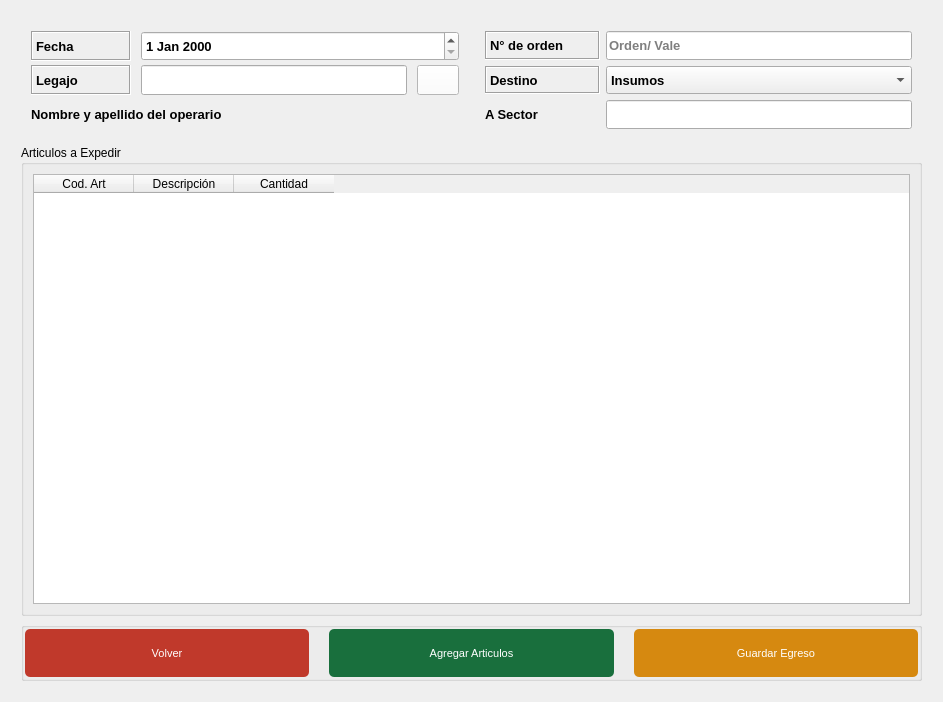
<?xml version="1.0" encoding="UTF-8"?>
<ui version="4.0">
 <class>Form</class>
 <widget class="QWidget" name="Form">
  <property name="geometry">
   <rect>
    <x>0</x>
    <y>0</y>
    <width>943</width>
    <height>702</height>
   </rect>
  </property>
  <property name="windowTitle">
   <string>Form</string>
  </property>
  <layout class="QGridLayout" name="gridLayout_3">
   <item row="0" column="0">
    <layout class="QGridLayout" name="gridLayout_2" rowstretch="20,80,10" columnstretch="10,10,0">
     <property name="leftMargin">
      <number>10</number>
     </property>
     <property name="topMargin">
      <number>10</number>
     </property>
     <property name="rightMargin">
      <number>10</number>
     </property>
     <property name="bottomMargin">
      <number>10</number>
     </property>
     <item row="0" column="0">
      <layout class="QGridLayout" name="gridLayout_6" columnstretch="30,80,0">
       <property name="leftMargin">
        <number>10</number>
       </property>
       <property name="topMargin">
        <number>10</number>
       </property>
       <property name="rightMargin">
        <number>10</number>
       </property>
       <property name="bottomMargin">
        <number>10</number>
       </property>
       <property name="horizontalSpacing">
        <number>10</number>
       </property>
       <property name="verticalSpacing">
        <number>4</number>
       </property>
       <item row="0" column="0">
        <widget class="QLabel" name="label_47">
         <property name="sizePolicy">
          <sizepolicy hsizetype="Expanding" vsizetype="Expanding">
           <horstretch>0</horstretch>
           <verstretch>0</verstretch>
          </sizepolicy>
         </property>
         <property name="font">
          <font>
           <family>System</family>
           <pointsize>10</pointsize>
           <weight>75</weight>
           <bold>true</bold>
          </font>
         </property>
         <property name="styleSheet">
          <string notr="true"/>
         </property>
         <property name="frameShape">
          <enum>QFrame::Box</enum>
         </property>
         <property name="frameShadow">
          <enum>QFrame::Sunken</enum>
         </property>
         <property name="text">
          <string>Fecha</string>
         </property>
        </widget>
       </item>
       <item row="1" column="0">
        <widget class="QLabel" name="label_52">
         <property name="sizePolicy">
          <sizepolicy hsizetype="Expanding" vsizetype="Expanding">
           <horstretch>0</horstretch>
           <verstretch>0</verstretch>
          </sizepolicy>
         </property>
         <property name="font">
          <font>
           <family>System</family>
           <pointsize>10</pointsize>
           <weight>75</weight>
           <bold>true</bold>
          </font>
         </property>
         <property name="styleSheet">
          <string notr="true"/>
         </property>
         <property name="frameShape">
          <enum>QFrame::Box</enum>
         </property>
         <property name="frameShadow">
          <enum>QFrame::Sunken</enum>
         </property>
         <property name="text">
          <string>Legajo</string>
         </property>
        </widget>
       </item>
       <item row="1" column="1">
        <widget class="QLineEdit" name="lineEdit_20">
         <property name="sizePolicy">
          <sizepolicy hsizetype="Expanding" vsizetype="Expanding">
           <horstretch>0</horstretch>
           <verstretch>0</verstretch>
          </sizepolicy>
         </property>
         <property name="font">
          <font>
           <family>System</family>
           <pointsize>10</pointsize>
           <weight>75</weight>
           <bold>true</bold>
          </font>
         </property>
         <property name="mouseTracking">
          <bool>false</bool>
         </property>
         <property name="frame">
          <bool>true</bool>
         </property>
        </widget>
       </item>
       <item row="1" column="2">
        <widget class="QPushButton" name="btn_buscar">
         <property name="sizePolicy">
          <sizepolicy hsizetype="Expanding" vsizetype="Expanding">
           <horstretch>0</horstretch>
           <verstretch>0</verstretch>
          </sizepolicy>
         </property>
         <property name="font">
          <font>
           <family>Ariall</family>
           <pointsize>-1</pointsize>
          </font>
         </property>
         <property name="styleSheet">
          <string notr="true">#btn_buscar{
	background-color:#FFFFFF ;
	color: #ffffff;
	font-family: 'Ariall';
	font-size: 14px;
	}
</string>
         </property>
         <property name="text">
          <string/>
         </property>
         <property name="icon">
          <iconset>
           <normaloff>../ico/search.png</normaloff>../ico/search.png</iconset>
         </property>
         <property name="iconSize">
          <size>
           <width>25</width>
           <height>25</height>
          </size>
         </property>
        </widget>
       </item>
       <item row="0" column="1" colspan="2">
        <widget class="QDateEdit" name="dateEdit_4">
         <property name="sizePolicy">
          <sizepolicy hsizetype="Minimum" vsizetype="Expanding">
           <horstretch>0</horstretch>
           <verstretch>0</verstretch>
          </sizepolicy>
         </property>
         <property name="font">
          <font>
           <family>System</family>
           <pointsize>10</pointsize>
           <weight>75</weight>
           <bold>true</bold>
          </font>
         </property>
        </widget>
       </item>
       <item row="2" column="0" colspan="3">
        <widget class="QLabel" name="label_53">
         <property name="sizePolicy">
          <sizepolicy hsizetype="Expanding" vsizetype="Expanding">
           <horstretch>0</horstretch>
           <verstretch>0</verstretch>
          </sizepolicy>
         </property>
         <property name="font">
          <font>
           <family>System</family>
           <pointsize>10</pointsize>
           <weight>75</weight>
           <bold>true</bold>
          </font>
         </property>
         <property name="styleSheet">
          <string notr="true"/>
         </property>
         <property name="text">
          <string>Nombre y apellido del operario</string>
         </property>
        </widget>
       </item>
      </layout>
     </item>
     <item row="1" column="0" colspan="3">
      <widget class="QGroupBox" name="groupBox_3">
       <property name="title">
        <string>Articulos a Expedir</string>
       </property>
       <layout class="QGridLayout" name="gridLayout_5">
        <item row="0" column="0">
         <widget class="QTableWidget" name="tableWidget_2">
          <property name="palette">
           <palette>
            <active>
             <colorrole role="Base">
              <brush brushstyle="SolidPattern">
               <color alpha="255">
                <red>255</red>
                <green>255</green>
                <blue>255</blue>
               </color>
              </brush>
             </colorrole>
            </active>
            <inactive>
             <colorrole role="Base">
              <brush brushstyle="SolidPattern">
               <color alpha="255">
                <red>255</red>
                <green>255</green>
                <blue>255</blue>
               </color>
              </brush>
             </colorrole>
            </inactive>
            <disabled>
             <colorrole role="Base">
              <brush brushstyle="SolidPattern">
               <color alpha="255">
                <red>171</red>
                <green>177</green>
                <blue>182</blue>
               </color>
              </brush>
             </colorrole>
            </disabled>
           </palette>
          </property>
          <column>
           <property name="text">
            <string>Cod. Art</string>
           </property>
          </column>
          <column>
           <property name="text">
            <string>Descripción</string>
           </property>
          </column>
          <column>
           <property name="text">
            <string>Cantidad</string>
           </property>
          </column>
         </widget>
        </item>
       </layout>
      </widget>
     </item>
     <item row="2" column="0" colspan="3">
      <widget class="QGroupBox" name="groupBox">
       <property name="title">
        <string/>
       </property>
       <layout class="QGridLayout" name="gridLayout">
        <property name="leftMargin">
         <number>1</number>
        </property>
        <property name="topMargin">
         <number>1</number>
        </property>
        <property name="rightMargin">
         <number>1</number>
        </property>
        <property name="bottomMargin">
         <number>1</number>
        </property>
        <property name="horizontalSpacing">
         <number>20</number>
        </property>
        <item row="0" column="0">
         <widget class="QPushButton" name="btn_volver">
          <property name="sizePolicy">
           <sizepolicy hsizetype="Expanding" vsizetype="Expanding">
            <horstretch>0</horstretch>
            <verstretch>0</verstretch>
           </sizepolicy>
          </property>
          <property name="styleSheet">
           <string notr="true">#btn_volver{
	background-color: #C0392B ;
	color: #ffffff;
	font-family: 'Ariall';
	font-size: 11px;
	border-radius: 5px;
	}

#btn_volver:hover{
	background-color: #DF013A;
	}</string>
          </property>
          <property name="text">
           <string>Volver</string>
          </property>
          <property name="icon">
           <iconset>
            <normaloff>../ico/home.ico</normaloff>../ico/home.ico</iconset>
          </property>
          <property name="iconSize">
           <size>
            <width>40</width>
            <height>40</height>
           </size>
          </property>
         </widget>
        </item>
        <item row="0" column="1">
         <widget class="QPushButton" name="btn_ingresar">
          <property name="sizePolicy">
           <sizepolicy hsizetype="Expanding" vsizetype="Expanding">
            <horstretch>0</horstretch>
            <verstretch>0</verstretch>
           </sizepolicy>
          </property>
          <property name="styleSheet">
           <string notr="true">#btn_ingresar{
	background-color: #196F3D;
	color: #ffffff;
	font-family: 'Ariall';
	font-size: 11px;
	border-radius: 5px;
	}

#btn_ingresar:hover{
	background-color: #04B431;
	}</string>
          </property>
          <property name="text">
           <string>Agregar Articulos</string>
          </property>
          <property name="icon">
           <iconset>
            <normaloff>../ico/insert_to_shopping_cart.ico</normaloff>../ico/insert_to_shopping_cart.ico</iconset>
          </property>
          <property name="iconSize">
           <size>
            <width>40</width>
            <height>40</height>
           </size>
          </property>
         </widget>
        </item>
        <item row="0" column="2">
         <widget class="QPushButton" name="btn_guardar">
          <property name="sizePolicy">
           <sizepolicy hsizetype="Expanding" vsizetype="Expanding">
            <horstretch>0</horstretch>
            <verstretch>0</verstretch>
           </sizepolicy>
          </property>
          <property name="styleSheet">
           <string notr="true">#btn_guardar{
	background-color: #D68910  ;
	color: #ffffff;
	font-family: 'Ariall';
	font-size: 11px;
	border-radius: 5px;
	}

#btn_guardar:hover{
	background-color: #F1C40F ;
	}</string>
          </property>
          <property name="text">
           <string>Guardar Egreso</string>
          </property>
          <property name="icon">
           <iconset>
            <normaloff>../ico/save.ico</normaloff>../ico/save.ico</iconset>
          </property>
          <property name="iconSize">
           <size>
            <width>40</width>
            <height>40</height>
           </size>
          </property>
         </widget>
        </item>
       </layout>
      </widget>
     </item>
     <item row="0" column="1" colspan="2">
      <layout class="QGridLayout" name="gridLayout_4" columnstretch="30,80">
       <property name="leftMargin">
        <number>10</number>
       </property>
       <property name="topMargin">
        <number>10</number>
       </property>
       <property name="rightMargin">
        <number>10</number>
       </property>
       <property name="bottomMargin">
        <number>10</number>
       </property>
       <item row="0" column="0">
        <widget class="QLabel" name="label_95">
         <property name="sizePolicy">
          <sizepolicy hsizetype="Expanding" vsizetype="Expanding">
           <horstretch>0</horstretch>
           <verstretch>0</verstretch>
          </sizepolicy>
         </property>
         <property name="font">
          <font>
           <family>System</family>
           <pointsize>10</pointsize>
           <weight>75</weight>
           <bold>true</bold>
          </font>
         </property>
         <property name="frameShape">
          <enum>QFrame::Box</enum>
         </property>
         <property name="frameShadow">
          <enum>QFrame::Sunken</enum>
         </property>
         <property name="text">
          <string>N° de orden</string>
         </property>
        </widget>
       </item>
       <item row="0" column="1">
        <widget class="QLineEdit" name="lineEdit_38">
         <property name="sizePolicy">
          <sizepolicy hsizetype="Expanding" vsizetype="Expanding">
           <horstretch>0</horstretch>
           <verstretch>0</verstretch>
          </sizepolicy>
         </property>
         <property name="font">
          <font>
           <family>System</family>
           <pointsize>10</pointsize>
           <weight>75</weight>
           <bold>true</bold>
          </font>
         </property>
         <property name="mouseTracking">
          <bool>false</bool>
         </property>
         <property name="frame">
          <bool>true</bool>
         </property>
         <property name="placeholderText">
          <string>Orden/ Vale</string>
         </property>
        </widget>
       </item>
       <item row="1" column="0">
        <widget class="QLabel" name="label_54">
         <property name="sizePolicy">
          <sizepolicy hsizetype="Expanding" vsizetype="Expanding">
           <horstretch>0</horstretch>
           <verstretch>0</verstretch>
          </sizepolicy>
         </property>
         <property name="font">
          <font>
           <family>System</family>
           <pointsize>10</pointsize>
           <weight>75</weight>
           <bold>true</bold>
          </font>
         </property>
         <property name="styleSheet">
          <string notr="true"/>
         </property>
         <property name="frameShape">
          <enum>QFrame::Box</enum>
         </property>
         <property name="frameShadow">
          <enum>QFrame::Sunken</enum>
         </property>
         <property name="text">
          <string>Destino</string>
         </property>
        </widget>
       </item>
       <item row="1" column="1">
        <widget class="QComboBox" name="comboBox_9">
         <property name="sizePolicy">
          <sizepolicy hsizetype="Preferred" vsizetype="Expanding">
           <horstretch>0</horstretch>
           <verstretch>0</verstretch>
          </sizepolicy>
         </property>
         <property name="font">
          <font>
           <family>System</family>
           <pointsize>10</pointsize>
           <weight>75</weight>
           <bold>true</bold>
          </font>
         </property>
         <item>
          <property name="text">
           <string>Insumos</string>
          </property>
         </item>
         <item>
          <property name="text">
           <string>Inversión</string>
          </property>
         </item>
         <item>
          <property name="text">
           <string>Reparación</string>
          </property>
         </item>
        </widget>
       </item>
       <item row="2" column="0">
        <widget class="QLabel" name="label_2">
         <property name="sizePolicy">
          <sizepolicy hsizetype="Expanding" vsizetype="Expanding">
           <horstretch>0</horstretch>
           <verstretch>0</verstretch>
          </sizepolicy>
         </property>
         <property name="font">
          <font>
           <family>System</family>
           <pointsize>10</pointsize>
           <weight>75</weight>
           <bold>true</bold>
          </font>
         </property>
         <property name="text">
          <string>A Sector</string>
         </property>
        </widget>
       </item>
       <item row="2" column="1">
        <widget class="QLineEdit" name="lineEdit">
         <property name="sizePolicy">
          <sizepolicy hsizetype="Expanding" vsizetype="Expanding">
           <horstretch>0</horstretch>
           <verstretch>0</verstretch>
          </sizepolicy>
         </property>
         <property name="font">
          <font>
           <family>System</family>
           <pointsize>10</pointsize>
           <weight>75</weight>
           <bold>true</bold>
          </font>
         </property>
        </widget>
       </item>
      </layout>
     </item>
    </layout>
   </item>
  </layout>
 </widget>
 <resources/>
 <connections/>
</ui>
